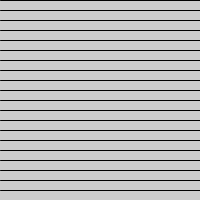
Frame 1 (no input)
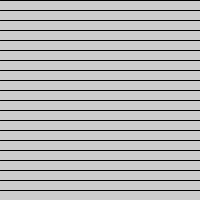
Frame 2 (the mouse pressed at the canvas centre, redrawn once)

The Processing sketch that drew these frames (run headless with seeded random() and noise(); the mouse was pressed at the canvas centre and the sketch redrawn once):

// Processing sketch: sketch_150928a
// ── sketch_150928a.pde
void setup() {
  size(200,200);
}

void draw() {
  for(int i=0;i<=height;i+=10) {
    line(0,i,width,i);
  }
  noLoop();
}
